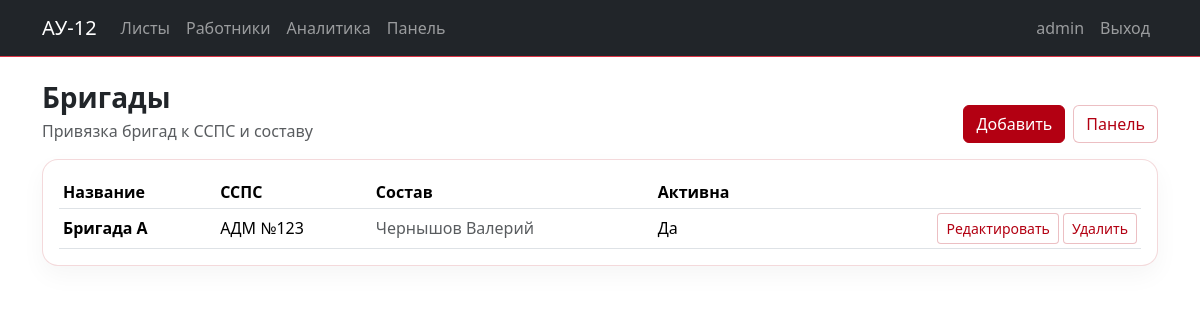
Page /panel/directory/brigades/ (signed in) on the earlier database version.
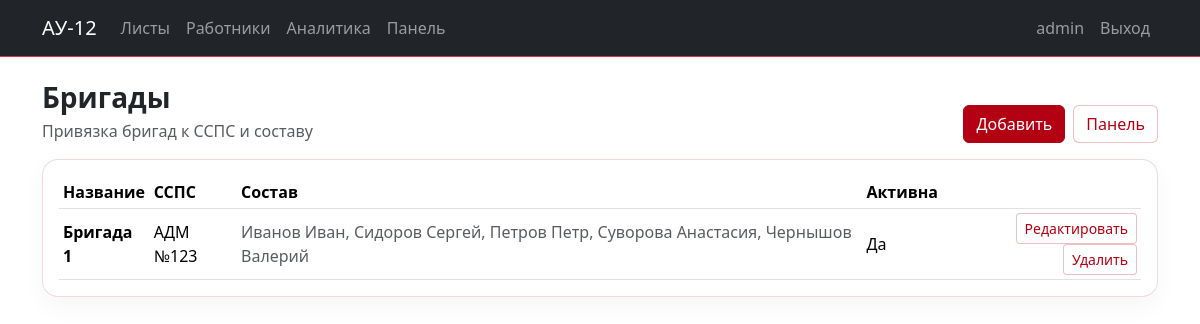
Same page on the later database version.
### apps/directory/models.py (models this page shows, shortened)
class Brigade(models.Model):
    name = models.CharField("Название бригады", max_length=255)
    ssps_unit = models.ForeignKey(SSPSUnit, verbose_name="Единица ССПС", on_delete=models.PROTECT, related_name="brigades")
    members = models.ManyToManyField(
        settings.AUTH_USER_MODEL,
        verbose_name="Состав бригады (работники)",
        related_name="brigades",
        blank=True
    )
    is_active = models.BooleanField("Активна", default=True)
    class Meta:
        verbose_name = "Бригада"
        verbose_name_plural = "Бригады"
        unique_together = [("name", "ssps_unit")]

class SSPSUnit(models.Model):
    owner = models.ForeignKey(Enterprise, verbose_name="Владелец (предприятие)", on_delete=models.PROTECT)
    type_name = models.CharField("Тип ССПС", max_length=120)
    number = models.CharField("Номер ССПС", max_length=50)
    max_people = models.PositiveIntegerField("Макс. число людей", default=0)
    class Meta:
        verbose_name = "Единица ССПС"
        verbose_name_plural = "Единицы ССПС"
        unique_together = [("type_name", "number")]
    def __str__(self):
        return f"{self.type_name} №{self.number}"

### apps/accounts/models.py (models this page shows, shortened)
class User(AbstractUser):
    patronymic = models.CharField("Отчество", max_length=150, blank=True, default="")
    role = models.CharField("Должность", max_length=20, choices=Role.choices, default=Role.MACHINIST)
    station = models.ForeignKey(
        Station,
        verbose_name="Станция",
        on_delete=models.PROTECT,
        null=True,
        blank=True,
        related_name="users",
    )
    class Meta:
        verbose_name = "Пользователь"
        verbose_name_plural = "Пользователи"

### apps/panel/views.py (the view)
# urls.py: path("directory/brigades/", views.BrigadeList.as_view(), name="brigade_list"),
class BrigadeList(RoleRequiredMixin, ListView):
    allowed_roles = {Role.ADMIN}
    model = Brigade
    template_name = "panel/list_brigades.html"
    def get_queryset(self):
        return super().get_queryset().select_related("ssps_unit").prefetch_related("members").order_by(
            "ssps_unit__type_name", "ssps_unit__number", "name"
        )

### apps/accounts/permissions.py (called while the page is built)
    def dispatch(self, request, *args, **kwargs):
        if not request.user.is_authenticated:
            return super().dispatch(request, *args, **kwargs)
        if getattr(request.user, "is_superuser", False):
            return super().dispatch(request, *args, **kwargs)
        if self.allowed_roles and getattr(request.user, "role", None) not in self.allowed_roles:
            return HttpResponseForbidden("Недостаточно прав.")
        return super().dispatch(request, *args, **kwargs)

### apps/panel/templates/panel/list_brigades.html
{% extends "base.html" %}
{% block content %}
<div class="d-flex align-items-end justify-content-between flex-wrap gap-2 mb-3">
  <div>
    <h3 class="section-title mb-1">Бригады</h3>
    <div class="text-muted">Привязка бригад к ССПС и составу</div>
  </div>
  <div class="d-flex gap-2">
    <a class="btn btn-brand" href="{% url 'panel:brigade_create' %}">Добавить</a>
    <a class="btn btn-ghost" href="{% url 'panel:home' %}">Панель</a>
  </div>
</div>
<div class="card p-3">
  <div class="table-responsive">
    <table class="table table-sm align-middle mb-0">
      <thead>
        <tr>
          <th>Название</th>
          <th>ССПС</th>
          <th>Состав</th>
          <th>Активна</th>
          <th></th>
        </tr>
      </thead>
      <tbody>
      {% for obj in object_list %}
        <tr>
          <td class="fw-semibold">{{ obj.name }}</td>
          <td>{{ obj.ssps_unit }}</td>
          <td class="text-muted">
            {% for m in obj.members.all %}
              {{ m.last_name }} {{ m.first_name }}{% if not forloop.last %}, {% endif %}
            {% empty %}
              —
            {% endfor %}
          </td>
          <td>{% if obj.is_active %}Да{% else %}Нет{% endif %}</td>
          <td class="text-end">
            <a class="btn btn-ghost btn-sm" href="{% url 'panel:brigade_edit' obj.id %}">Редактировать</a>
            <a class="btn btn-ghost btn-sm" href="{% url 'panel:brigade_delete' obj.id %}">Удалить</a>
          </td>
        </tr>
      {% empty %}
        <tr><td colspan="5" class="text-muted">Нет данных</td></tr>
      {% endfor %}
      </tbody>
    </table>
  </div>
</div>
{% endblock %}

Differences in the rows shown:
removed Brigade: name "Бригада А", ssps_unit "АДМ №123", is_active "Да", User (last_name "Чернышов", first_name "Валерий")
added Brigade: name "Бригада 1", ssps_unit "АДМ №123", is_active "Да", User (last_name "Чернышов", first_name "Валерий")
now on this page (row unchanged): User: last_name "Иванов", first_name "Иван", shown under "Бригада 1"
now on this page (row unchanged): User: last_name "Сидоров", first_name "Сергей", shown under "Бригада 1"
now on this page (row unchanged): User: last_name "Петров", first_name "Петр", shown under "Бригада 1"
now on this page (row unchanged): User: last_name "Суворова", first_name "Анастасия", shown under "Бригада 1"
